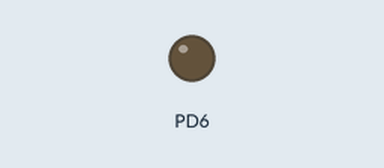
This program was run on a simulated ATmega328P, built with avr-gcc and emulated at 20 MHz. Parts: output pins drawn as LEDs (lit = HIGH).

Above: at 0.05 s.
At 0.85 s:
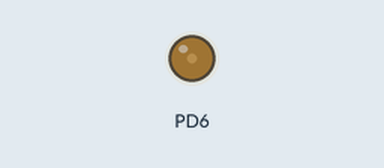
At 1.65 s:
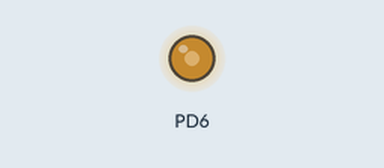
At 3.3 s:
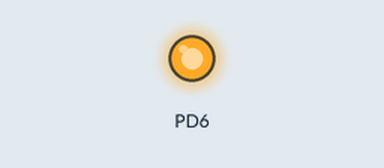
Timing chart, 0 to 7.6 s (numbered marks = the images above):
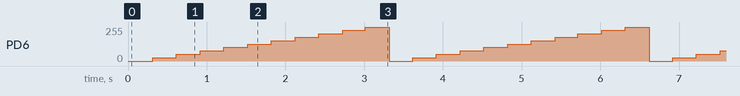

Measured:
- by itself, PD6: repeats every 3.3 s: 51/255 0.30 s, 76/255 0.30 s, 102/255 0.30 s, 127/255 0.30 s, 153/255 0.30 s, 178/255 0.30 s, 204/255 0.30 s, 229/255 0.29 s, 255/255 0.30 s, 0/255 0.30 s, 25/255 0.30 s

The program:

main.c
```c
/*
 * PWM.c
 *
 * Created: 31.10.2016 10.57.30
 * Author : dhs
 */
#define F_CPU 20000000
#include <avr/io.h>
#include <avr/interrupt.h>
#include <util/delay.h>

double dutyCycle = 0;

int main(void)
{
	DDRD = (1 << PORTD6); // Set output
	TCCR0A = (1 << COM0A1) | (1 << WGM01) | (1 << WGM00);
	TIMSK0 = (1 << TOIE0); // When it overflows

	OCR0A = (dutyCycle/100.0)*255.0; // Time we want it to be ON.

	sei();

	TCCR0B = (1 << CS00) | (1 << CS02); // Prescaler

    while (1)
    {
    }
}
ISR(TIMER0_OVF_vect)
{
	// Everytime it overflows, it recalculates.
	OCR0A = (dutyCycle/100)*255; // Time we want it to be ON.
	_delay_ms(300);
	dutyCycle += 10;

	// Reset duty cycle if it is over 100
	if(dutyCycle > 100)
	{
		dutyCycle = 0;
	}
}
```
